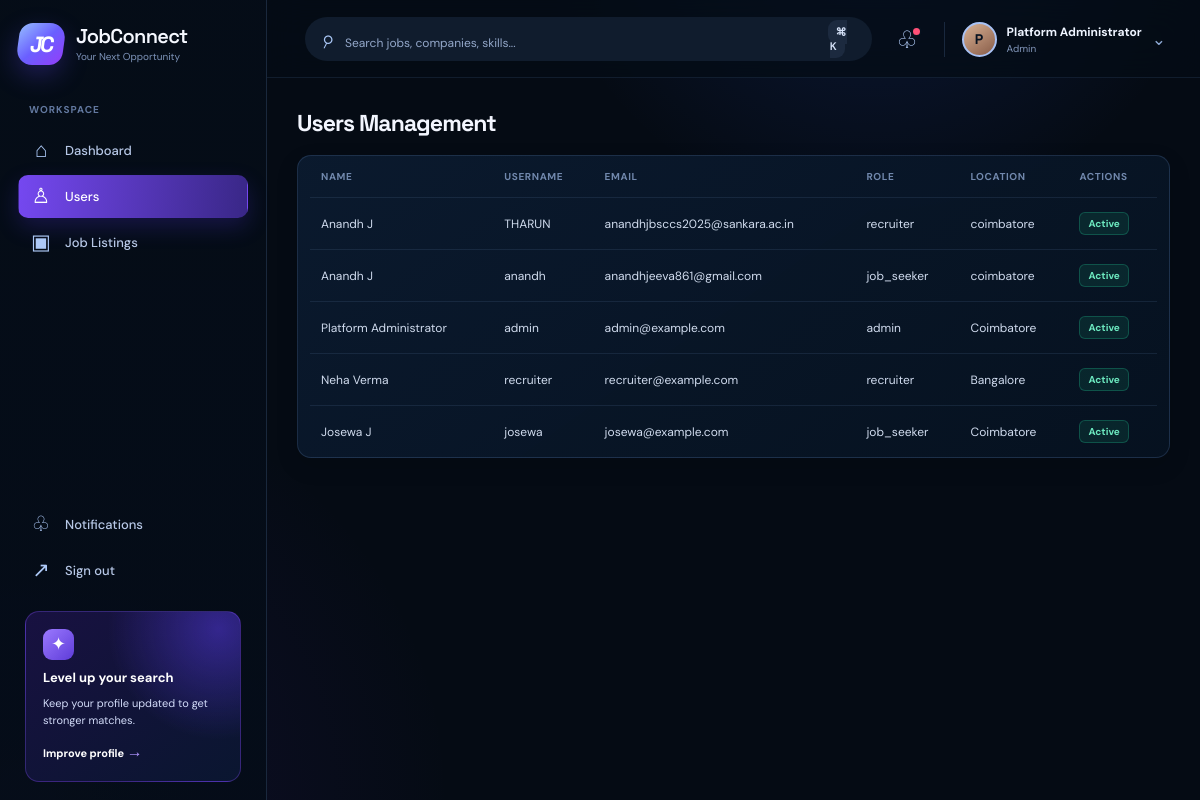
Page /admin/users (signed in) on the committed database.
### tables this page shows
CREATE TABLE users (
            id INTEGER PRIMARY KEY AUTOINCREMENT,
            username TEXT UNIQUE NOT NULL,
            full_name TEXT NOT NULL,
            email TEXT UNIQUE NOT NULL,
            phone TEXT,
            password_hash TEXT NOT NULL,
            role TEXT NOT NULL,
            location TEXT,
            profile_image TEXT,
            created_at TEXT NOT NULL DEFAULT CURRENT_TIMESTAMP
        );

### backend/app.py (the view)
@app.route("/admin/users")
@login_required
@role_required("admin")
def admin_users():
    conn = get_db_connection()
    users = conn.execute("SELECT * FROM users ORDER BY created_at DESC").fetchall()
    conn.close()
    return render_template("admin_users.html", users=[dict(row) for row in users], user=get_current_user())

### backend/app.py (called while the page is built, shortened)
def login_required(view):
    @wraps(view)
    def wrapped(*args, **kwargs):
        if not session.get("user_id"):
            flash("Please log in to continue.", "error")
            return redirect(url_for("login"))
        return view(*args, **kwargs)
    return wrapped

def role_required(*roles):
    def decorator(view):
        @wraps(view)
        def wrapped(*args, **kwargs):
            if not session.get("user_id"):
                flash("Please log in to continue.", "error")
                return redirect(url_for("login"))
            user = get_current_user()
            if user and user["role"] in roles:
                return view(*args, **kwargs)
            flash("You are not authorized to access this page.", "error")
            return redirect(url_for("dashboard"))
        return wrapped
    return decorator

def get_current_user():
    user_id = session.get("user_id")
    if not user_id:
        return None
    conn = get_db_connection()
    user = conn.execute("SELECT * FROM users WHERE id = ?", (user_id,)).fetchone()
    conn.close()
    return dict(user) if user else None

def ensure_demo_data():
    conn = get_db_connection()
    user_count = conn.execute("SELECT COUNT(*) FROM users").fetchone()[0]
    if user_count > 0:
        conn.close()
        return

@app.before_request
def setup_demo_data():
    init_db()
    ensure_demo_data()

@app.context_processor
def inject_user():
    return {"current_user": get_current_user()}

### backend/database.py (called while the page is built)
def get_db_connection():
    conn = sqlite3.connect(DB_PATH)
    conn.row_factory = sqlite3.Row
    return conn

### frontend/templates/admin_users.html (shortened to what this page needs)
{% extends 'base.html' %}
{% block content %}
<div class="container">
  <div class="section-heading">
    <h2>Users Management</h2>
  </div>
  <div class="table-wrap">
    <table>
      <thead>
        <tr>
          <th>Name</th>
          <th>Username</th>
          <th>Email</th>
          <th>Role</th>
          <th>Location</th>
          <th>Actions</th>
        </tr>
      </thead>
      <tbody>
        {% for user in users %}
        <tr>
          <td>{{ user.full_name }}</td>
          <td>{{ user.username }}</td>
          <td>{{ user.email }}</td>
          <td>{{ user.role }}</td>
          <td>{{ user.location }}</td>
          <td><span class="badge success">Active</span></td>
        </tr>
        {% else %}
        <tr><td colspan="6">No users found.</td></tr>
        {% endfor %}
      </tbody>
    </table>
  </div>
</div>
{% endblock %}

### frontend/templates/base.html (shortened to what this page needs)
<!DOCTYPE html>
<html lang="en">
  <head>
    <link rel="stylesheet" href="{{ url_for('static', filename='css/style.css', v='8') }}" />
  </head>
  <body>
    {% set active = request.endpoint or '' %}
    <div class="page-shell {% if current_user %}signed-in{% else %}guest-shell{% endif %}">
      {% if current_user %}
      <aside class="sidebar" id="sidebar">
        <a class="brand-wrap" href="{{ url_for('dashboard') }}" aria-label="JobConnect dashboard">
          <span class="brand-mark">JC</span>
          <span><span class="brand-name">JobConnect</span><span class="brand-tag">Your Next Opportunity</span></span>
        </a>
        <nav class="sidebar-nav" aria-label="Main navigation">
          <p class="nav-label">Workspace</p>
          <a class="nav-link {% if active == 'dashboard' %}active{% endif %}" href="{{ url_for('dashboard') }}"><span class="nav-icon">⌂</span>Dashboard</a>
          {% if current_user.role == 'job_seeker' %}
          <a class="nav-link {% if active == 'profile' %}active{% endif %}" href="{{ url_for('profile') }}"><span class="nav-icon">♙</span>My Profile</a>
          <a class="nav-link {% if active == 'jobs' or active == 'search_results' or active == 'job_detail' %}active{% endif %}" href="{{ url_for('jobs') }}"><span class="nav-icon">⌕</span>Find Jobs</a>
          <a class="nav-link {% if active == 'saved_jobs' %}active{% endif %}" href="{{ url_for('saved_jobs') }}"><span class="nav-icon">♡</span>Saved Jobs</a>
          <a class="nav-link {% if active == 'applications_page' or active == 'application_detail' %}active{% endif %}" href="{{ url_for('applications_page') }}"><span class="nav-icon">▣</span>Applications</a>
          <a class="nav-link {% if active == 'interviews_page' or active == 'interview_detail' %}active{% endif %}" href="{{ url_for('interviews_page') }}"><span class="nav-icon">□</span>Interviews</a>
          <a class="nav-link {% if active == 'resume_management' %}active{% endif %}" href="{{ url_for('resume_management') }}"><span class="nav-icon">▤</span>Resume</a>
          <a class="nav-link {% if active == 'job_alerts' %}active{% endif %}" href="{{ url_for('job_alerts') }}"><span class="nav-icon">◉</span>Job Alerts</a>
          {% else %}
          <a class="nav-link {% if active == 'admin_users' %}active{% endif %}" href="{{ url_for('admin_users') }}"><span class="nav-icon">♙</span>Users</a>
          <a class="nav-link {% if active == 'admin_jobs' %}active{% endif %}" href="{{ url_for('admin_jobs') }}"><span class="nav-icon">▣</span>Job Listings</a>
          {% endif %}
        </nav>
        <div class="sidebar-bottom">
          <a class="nav-link {% if active == 'notifications_page' %}active{% endif %}" href="{{ url_for('notifications_page') }}"><span class="nav-icon">♧</span>Notifications</a>
          <a class="nav-link" href="{{ url_for('logout') }}"><span class="nav-icon">↗</span>Sign out</a>
          <div class="upgrade-card">
            <span class="upgrade-icon">✦</span><strong>Level up your search</strong>
            <span>Keep your profile updated to get stronger matches.</span>
            <a href="{{ url_for('profile') if current_user.role != 'admin' else url_for('dashboard') }}">Improve profile <b>→</b></a>
          </div>
        </div>
      </aside>
      <div class="workspace">
        <header class="topbar">
          <form method="GET" action="{{ url_for('search_results') }}" class="search-form">
            <span class="search-icon">⌕</span><input type="text" name="q" placeholder="Search jobs, companies, skills..." value="{{ request.args.get('q', '') }}" />
            <button type="submit" aria-label="Search">Search <kbd>⌘ K</kbd></button>
          </form>
          <div class="topbar-actions">
            <a href="{{ url_for('notifications_page') }}" class="round-action" aria-label="Notifications">♧</a>
            <a href="{{ url_for('profile') if current_user.role != 'admin' else url_for('dashboard') }}" class="user-menu"><span class="avatar">{{ current_user.full_name[:1]|upper }}</span><span class="user-menu-text"><b>{{ current_user.full_name }}</b><small>{{ current_user.role|replace('_', ' ')|title }}</small></span><span class="chevron">⌄</span></a>
          </div>
        </header>
      {% endif %}
      <main class="{% if current_user %}main-content{% else %}landing-main{% endif %}">{% block content %}{% endblock %}</main>
      {% if current_user %}</div>{% endif %}
    </div>
  </body>
</html>

### rows in the picture
users: full_name "P", full_name "Platform Administrator", role "Admin", username "admin", email "admin@example.com", role "admin", location "Coimbatore"
users: full_name "Anandh J", username "THARUN", email "anandhjbsccs2025@sankara.ac.in", role "recruiter", location "coimbatore"
users: full_name "Anandh J", username "anandh", email "anandhjeeva861@gmail.com", role "job_seeker", location "coimbatore"
users: full_name "Neha Verma", username "recruiter", email "recruiter@example.com", role "recruiter", location "Bangalore"
users: full_name "Josewa J", username "josewa", email "josewa@example.com", role "job_seeker", location "Coimbatore"
